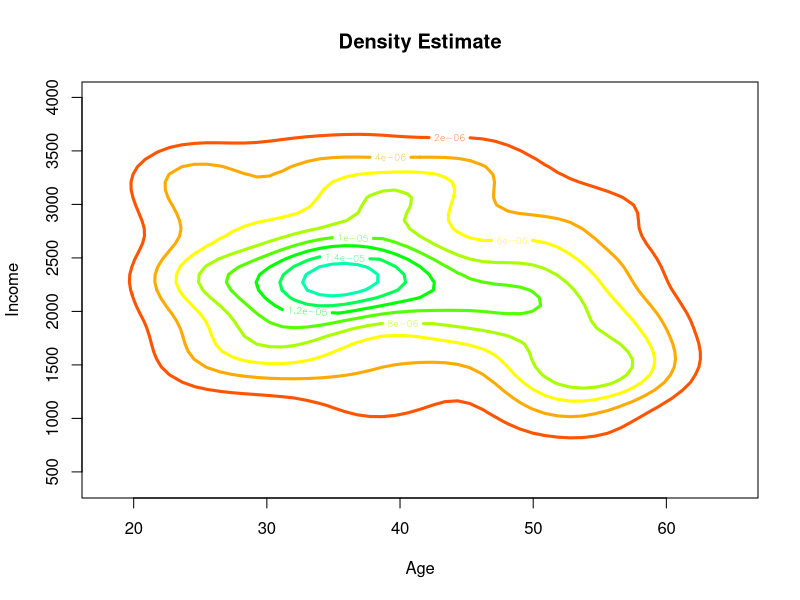

Here is the R script that generated this plot:

# clear variables and close windows
rm(list = ls(all = TRUE))
graphics.off()

# install and load packages
libraries = c("KernSmooth")
lapply(libraries, function(x) if (!(x %in% installed.packages())) {
install.packages(x)
})
lapply(libraries, library, quietly = TRUE, character.only = TRUE)

# load data
x = read.table("migmv.dat")
x = x[, c(2, 7)]  # select Age and Income

a = apply(x, 2, min)
b = apply(x, 2, max)
n = nrow(x)

# grid
for (i in 1:2) {
    assign(paste("grid", i, sep = ""), seq(a[i], b[i], length = 51))
}

h = 1.06 * c(sd(x[, 1]), sd(x[, 2])) * length(x[, 1])^(-1/5)  # rule-of-thumb bandwidth's

# density estimate
fh = bkde2D(x, bandwidth = h)$fhat

# contour plot
contour(x = grid1, y = grid2, fh, xlab = "Age", ylab = "Income", main = "Density Estimate", 
    col = rainbow(18), lwd = 3)